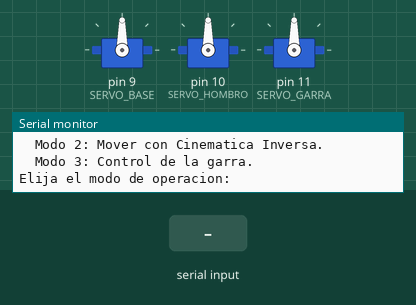
Bench run of a sketch on a simulated Arduino Uno, built with avr-gcc and run on an emulated ATmega328P. Parts: 3 × servo, the last lines printed to the serial monitor. The test bench sets the inputs (shaded band).

Above: at 1.4 s.
1.5 s: "30,150,10,200,45,90\n" received over Serial
At 2.9 s:
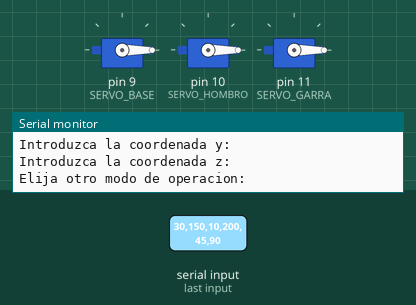
3.2 s: "1,90,45\n" received over Serial
At 4.1 s:
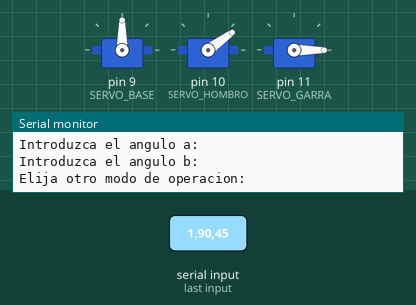
4.7 s: "30,150,10\n" received over Serial
At 5.7 s:
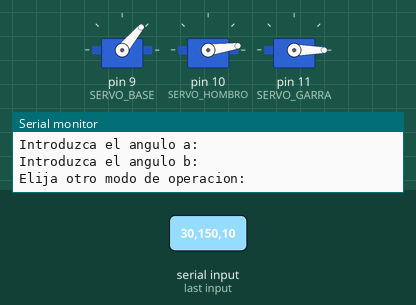
6.3 s: "90,45,200,10,150,30\n" received over Serial
At 6.9 s:
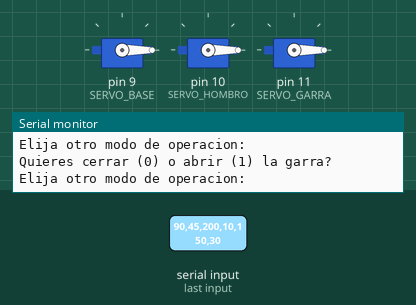
Timing chart, 0 to 8.8 s (numbered marks = the images above; inputs shaded):
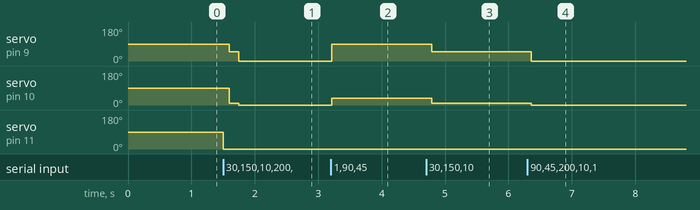

The sketch:

OR_Parte1.ino
```cpp
#include "OctubreRobotico.h"

Servo servo_base;
Servo servo_hombro;
Servo servo_garra;

Coordenadas coord;
Angulos ang;

// MOVER
// Mueve los servos según los ángulos indicados en la estructura "ang".
void mover(Angulos ang)
{
  ang.b = map(ang.b, 0, 180, 0, 145);
  servo_base.write(ang.a);
  servo_hombro.write(ang.b);
}

// GARRA
// Abre o cierra la garra.
void garra(bool c)
{
  if(c == ABRIR)
    servo_garra.write(ANGULO_ABIERTO);
  else
    servo_garra.write(ANGULO_CERRADO);
}

// CINEMÁTICA DIRECTA
// Calcula la posición X,Y,Z del extremo del robot según la posición
// de las articulaciones del robot.
Coordenadas cinematica_directa(Angulos ang)
{
  // INSTRUCCIONES:
  //    - La variable "coord" tiene tres elementos: x, y ,z.
  //    - Lo que debes hacer es implementar las ecuaciones de la cinemática
  //      directa que aparecen en las diapositivas.
  //    - Para ello, sólo debes asignar valor a las variables x, y, z de la estructura "coord".
  //    - Para darles valor solo tienes que hacer:
  //        coord.x = loquesea;
  //        coord.y = loquesea;
  //        coord.z = loquesea;
  //

  Coordenadas coord;

  /* PROGRAMAR DESDE AQUÍ...*/


  /* ...HASTA AQUÍ*/

  return coord;
}

// CINEMATICA INVERSA
// Calcula los ángulos que hay que girar las articulaciones para llegar
// a una determinada posición X,Y,Z.
Angulos cinematica_inversa(Coordenadas coord)
{
  // INSTRUCCIONES:
  //    - La variable "ang" tiene dos elementos: a, b.
  //    - Lo que debes hacer es implementar las ecuaciones de la cinemática
  //      inversa que aparecen en las diapositivas.
  //    - Para ello, sólo debes asignar valor a las variables a, b de la estructura "ang".
  //    - Para darles valor solo tienes que hacer:
  //        ang.a = loquesea;
  //        ang.b = loquesea;
  //

  Angulos ang;

  /* PROGRAMAR DESDE AQUÍ...*/


  /* ...HASTA AQUÍ*/

  return ang;
}

void setup()
{

  Serial.begin(9600);
	Serial.setTimeout(10000);

	Serial.println("Inicializando programa");

	servo_base.attach(SERVO_BASE);
	Serial.println("\t\t...");

	servo_hombro.attach(SERVO_HOMBRO);
	Serial.println("\t\t...");

	servo_garra.attach(SERVO_GARRA);
	Serial.println("\t\t...");

	Serial.println("Programa Inicializado yeiii\n");

  Serial.println("Estos son los distintos modo de operacion");
  Serial.println("\tModo 1: Mover con Cinematica Directa.");
  Serial.println("\tModo 2: Mover con Cinematica Inversa.");
  Serial.println("\tModo 3: Control de la garra.");
  Serial.print("Elija el modo de operacion: ");
}

void loop()
{
  if (Serial.available())
	{
		switch(Serial.read())
		{
			case '1':
				Serial.println("Modo Cinematica Directa.\n");

				Serial.println("Introduzca el angulo a: ");
				ang.a = Serial.parseFloat();
				Serial.println("Introduzca el angulo b: ");
				ang.b = Serial.parseFloat();

				coord = cinematica_directa(ang);
        mover(ang);

        Serial.println("Elija otro modo de operacion: ");

			break;

			case '2':
				Serial.println("Modo Cinematica Inversa.\n");

				Serial.println("Introduzca la coordenada x: ");
				coord.x = Serial.parseFloat();
				Serial.println("Introduzca la coordenada y: ");
				coord.y = Serial.parseFloat();
				Serial.println("Introduzca la coordenada z: ");
				coord.z = Serial.parseFloat();

				ang = cinematica_inversa(coord);

        mover(ang);

        Serial.println("Elija otro modo de operacion: ");

			break;

			case '3':
				Serial.println("Quieres cerrar (0) o abrir (1) la garra? ");

				bool c = Serial.parseInt();

				garra(c);

        Serial.println("Elija otro modo de operacion: ");

			break;

			default:
				Serial.println("No eres muy listo tu... Elige otro numero");
			break;
		}
	}
}
```

OctubreRobotico.h
```cpp
#ifndef __REMAKE_OR__
  #define __REMAKE_OR__
  #include <Servo.h>

  #define SERVO_BASE    9
  #define SERVO_HOMBRO  10
  #define SERVO_GARRA   11

  #define ANGULO_ABIERTO 90
  #define ANGULO_CERRADO 0

  #define L1 10.0 //poner decimales porfi OwO
  #define L2 20.0 //poner decimales porfi UwU

  #define ABRIR 1
  #define CERRAR 0

  #define RAD2DEG (180.0/PI)
  #define DEG2RAD (PI/180.0)

  // COORDENADAS: estructura que contiene la posición X,Y,Z
  // de un punto, en metros.
  struct Coordenadas
  {
    float x;
    float y;
    float z;
  };

  struct Angulos //Estan en grados no se olviden IwI
  {
    float a;
    float b;
  };


#endif
```

Measured:
- after the input at 1.5 s, servo on pin 9 (SERVO_BASE): 90° → 50° after 0.09 s, → 0° 0.15 s later; servo on pin 10 (SERVO_HOMBRO): 90° → 8° after 0.09 s, → 0° 0.15 s later; servo on pin 11 (SERVO_GARRA): 90° → 0° at once
- after the input at 3.2 s, servo on pin 9 (SERVO_BASE): 0° → 90° at once; servo on pin 10 (SERVO_HOMBRO): 0° → 36° at once
- after the input at 4.7 s, servo on pin 9 (SERVO_BASE): 90° → 50° after 0.09 s; servo on pin 10 (SERVO_HOMBRO): 36° → 8° after 0.09 s
- after the input at 6.3 s, servo on pin 9 (SERVO_BASE): 50° → 0° after 0.06 s; servo on pin 10 (SERVO_HOMBRO): 8° → 0° after 0.06 s
